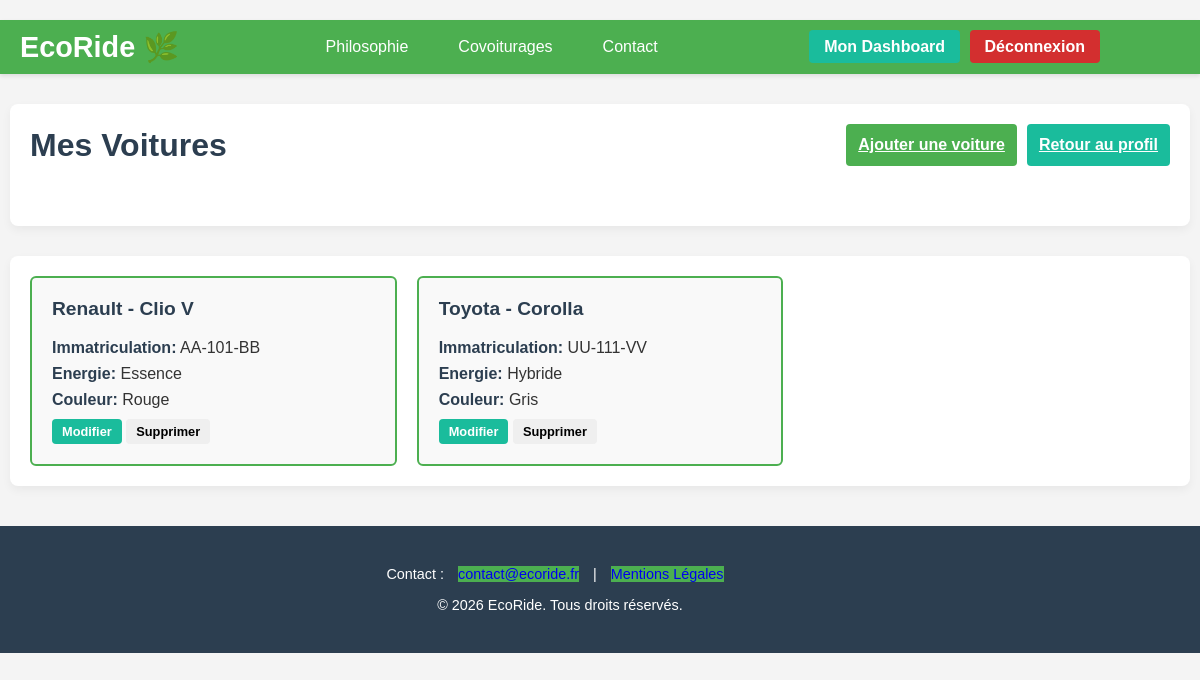
Page /public/index.php?p=utilisateurs.voitures.index (signed in) on the committed database.
### tables this page shows
CREATE TABLE IF NOT EXISTS `voiture` (
  `voiture_id` INT NOT NULL AUTO_INCREMENT,
  `modele` VARCHAR(50) NOT NULL,
  `immatriculation` VARCHAR(50) NOT NULL UNIQUE,
  `energie` VARCHAR(50) NOT NULL,
  `couleur` VARCHAR(50) NULL,
  `date_premiere_immatriculation` VARCHAR(50) NULL,  
  `marque_id` INT NOT NULL,  
  `utilisateur_id` INT NOT NULL,
  PRIMARY KEY (`voiture_id`),
  INDEX `fk_voiture_marque_detient_idx` (`marque_id` ASC),
  INDEX `fk_voiture_utilisateur_idx` (`utilisateur_id` ASC),
  CONSTRAINT `fk_voiture_marque_detient`
    FOREIGN KEY (`marque_id`)
    REFERENCES `marque` (`marque_id`),
  CONSTRAINT `fk_voiture_utilisateur` 
	FOREIGN KEY (`utilisateur_id`) 
    REFERENCES `utilisateur` (`utilisateur_id`)
);

CREATE TABLE IF NOT EXISTS `marque` (
  `marque_id` INT NOT NULL AUTO_INCREMENT,
  `libelle` VARCHAR(50) NOT NULL UNIQUE,
  PRIMARY KEY (`marque_id`)
);

### core/Controller/Controller.php (called while the page is built, shortened)
<?php
class Controller
{
    protected $viewPath;
    protected function render($view, $variables = [])
    {
        extract($variables);
        require($this->viewPath . str_replace('.', '/', $view) . '.php');
    }
}

### app/Controller/VoituresController.php (called while the page is built, shortened)
<?php
class VoituresController extends AppController
{
    public function index()
    {
        $auth = new DbAuth(App::getInstance()->getDb());
        $id = $auth->getConnectedUserId();
        $voitures = $this->Voiture->getVoituresByUserId($id);
        $this->render('utilisateurs.voitures.index', compact('voitures', 'error'));
    }
}

### core/Autoloader.php (called while the page is built, shortened)
<?php
class Autoloader
{
    static function fautoload($class)
    {
        if (strpos($class, __NAMESPACE__) === 0) {
            $class = str_replace(__NAMESPACE__ . '\\', '', $class);
            $class = str_replace('\\', '/', $class);
        }
    }
}

### app/App.php (called while the page is built, shortened)
<?php
class App
{
    private static $_instance;
    private $db_instance;
    public static function getInstance()
    {
        if (is_null(self::$_instance)) {
            self::$_instance = new App();
        }
        return self::$_instance;
    }
    public static function load()
    {
        require ROOT . '/app/Autoloader.php';
        require ROOT . '/core/Autoloader.php';
    }
    public function getDb()
    {
        $config = Config::getInstance(ROOT . '/config/config.php');
        if (is_null($this->db_instance)) {
            $this->db_instance = new MysqlDatabase($config->get('db_name'), $config->get('db_user'), $config->get('db_pass'), $config->get('db_host'));
        }
        return $this->db_instance;
    }
}

### core/Config.php (called while the page is built, shortened)
<?php
class Config
{
    private $settings;
    private static $_instance;
    private function __construct($file)
    {
        $this->settings = require($file);
    }
    public static function getInstance($file)
    {
        if (is_null(self::$_instance)) {
            self::$_instance = new Config($file);
        }
        return self::$_instance;
    }
    public function get($key)
    {
        return $this->settings[$key];
    }
}

### config/config.php (called while the page is built)
<?php
return array(
    "db_user" => "abcrdv",
    "db_pass" => "*E8D46CE25265E545D225A8A6F1BAF642FEBEE5CB",
    "db_host" => "mysql-abcrdv.alwaysdata.net",
    "db_name" => "abcrdv_ecoride_db"
);

### core/Auth/DbAuth.php (called while the page is built, shortened)
<?php
class DbAuth
{
    public function getConnectedUserId()
    {
        return $_SESSION['auth'] ?? null;
    }
}

### core/Model/Model.php (called while the page is built, shortened)
<?php
class Model
{
    protected $db;
    public function __construct(Database $db)
    {
        $this->db = $db;
    }
    public function query($statement, $attributes = null, $one = false)
    {
        $classe_name = str_replace('Model', 'Entity', get_class($this));
        if ($attributes) {
            return $this->db->prepare(
                $statement,
                $attributes,
                $classe_name,
                $one
            );
        } else {
            return $this->db->query(
                $statement,
                $classe_name,
                $one
            );
        }
    }
}

### core/Database/MysqlDatabase.php (called while the page is built, shortened)
<?php
class MysqlDatabase extends Database
{
    private $dbname;
    private $dbusername;
    private $dbpassword;
    private $dbhost;
    private $pdo;
    public function __construct($dbname = '', $dbusername = 'root', $dbpassword = '', $dbhost = 'localhost')
    {
        $this->dbname = $dbname;
        $this->dbusername = $dbusername;
        $this->dbpassword = $dbpassword;
        $this->dbhost = $dbhost;
    }
    private function getPdo()
    {
        if ($this->pdo === null) {
            $dns = 'mysql:host=' . $this->dbhost . ';dbname=' . $this->dbname;
            $pdo = new PDO($dns, $this->dbusername, $this->dbpassword);
            $pdo->setAttribute(PDO::ATTR_ERRMODE, PDO::ERRMODE_EXCEPTION);
            $this->pdo = $pdo;
        }
        return $this->pdo;
    }
    public function prepare($statement, $attributes, $class_name = null, $one = false)
    {
        $req = $this->getPdo()->prepare($statement);
        $res = $req->execute($attributes);
        if ($class_name === null) {
            $req->setFetchMode(PDO::FETCH_OBJ);
        } else {
            $req->setFetchMode(PDO::FETCH_CLASS, $class_name);
        }
        if ($one) {
            $datas = $req->fetch();
        } else {
            $datas = $req->fetchAll();
        }
        return $datas;
    }
}

### app/Model/VoitureModel.php (called while the page is built, shortened)
<?php
class VoitureModel extends Model
{
    protected $table = 'voiture';
    public function getVoituresByUserId($utilisateur_id)
    {
        return $this->query(
            "SELECT
                v.*,
                m.libelle as marque
            FROM {$this->table} v
            JOIN marque m ON v.marque_id = m.marque_id
            WHERE v.utilisateur_id = ?",
            [$utilisateur_id]
        );
    }
}

### app/Autoloader.php (called while the page is built, shortened)
<?php
class Autoloader
{
    static function fautoload($class)
    {
        if (strpos($class, __NAMESPACE__) === 0) {
            $class = str_replace(__NAMESPACE__ . '\\', '', $class);
            $class = str_replace('\\', '/', $class);
        }
    }
}

### app/Views/utilisateurs/voitures/index.php (the view, shortened to what this page needs)
<section class="presentation-section">
    <div class="presentation-content">
        <div class="dashboard-header" style="background: none; color: inherit; padding: 0; box-shadow: none; display: flex; align-items: center; justify-content: space-between; gap: 30px;">
            <h1 style="margin: 0;">Mes Voitures</h1>
            <div style="display: flex; gap: 10px;">
                <a href="index.php?p=utilisateurs.voitures.add" class="btn btn-primary" style="margin-top: 0;">Ajouter une voiture</a>
                <a href="index.php?p=utilisateurs.index" class="btn btn-secondary">Retour au profil</a>
            </div>
        </div>
    </div>
</section>
<?php if (!empty($voitures)): ?>
    <section class="presentation-section" style="margin-top: 20px;">
        <div class="presentation-content">
            <div class="voitures-list" style="text-align: left;">
                <?php foreach ($voitures as $voiture): ?>
                    <div class="voiture-item">
                        <h3><?= htmlspecialchars($voiture->marque) ?> - <?= htmlspecialchars($voiture->modele) ?></h3>
                        <p><strong>Immatriculation:</strong> <?= htmlspecialchars($voiture->immatriculation) ?></p>
                        <p><strong>Energie:</strong> <?= htmlspecialchars($voiture->energie) ?></p>
                        <p><strong>Couleur:</strong> <?= htmlspecialchars($voiture->couleur) ?></p>
                        <div class="voiture-actions">
                            <a href="index.php?p=utilisateurs.voitures.edit&id=<?= $voiture->voiture_id ?>" class="btn btn-sm btn-secondary">Modifier</a>
                            <form action="index.php?p=utilisateurs.voitures.delete" method="POST" class="delete-car-form" style="display:inline;">
                                <button type="submit" class="btn btn-sm btn-danger">Supprimer</button>
                            </form>
                        </div>
                    </div>
                <?php endforeach; ?>
            </div>
        </div>
    </section>
<?php endif; ?>

### public/css/style_app.css (style rules this page uses)
:root { --color-ecogreen: #4CAF50; --color-ecogreen-survol: #45a049; --color-ecodark: #388E3C; --color-nightblue: #2c3e50; --color-price: #1abc9c; --color-rating: #f39c12; --color-background: #f4f4f4; --color-text: #333; --color-card-bg: #ffffff; --color-border: #eee; --color-connexion: #2c3e50; }
body { font-family: Arial, sans-serif; margin: 0; padding-top: 0; background-color: var(--color-background); color: var(--color-text); }
.presentation-section { background-color: white; padding: 20px 20px; border-radius: 8px; box-shadow: 0 4px 10px rgba(0, 0, 0, 0.05); box-shadow: 0 4px 10px rgba(0, 0, 0, 0.05); margin: 30px auto; max-width: 1400px; width: 95%; display: flex; flex-direction: column; gap: 30px; align-items: center; text-align: center; }
.presentation-section h1 { margin-bottom: 2rem; color: #2c3e50; }
.presentation-content { flex: 2; width: 100%; }

### public/css/style_utilisateur.css (style rules this page uses)
.btn { padding: 12px; border: none; border-radius: 4px; font-size: 1em; font-weight: bold; cursor: pointer; transition: all 0.3s ease; }
.btn-primary { background-color: var(--color-ecogreen); color: white; margin-top: 10px; }
.btn-secondary { background-color: var(--color-price); color: white; }
.dashboard-header { background: linear-gradient(135deg, var(--color-ecogreen) 0%, var(--color-ecodark) 100%); color: white; padding: 40px 30px; border-radius: 8px; margin-bottom: 40px; }
.dashboard-header h1 { margin: 0 0 10px 0; font-size: 2em; }
.voitures-list { display: grid; grid-template-columns: repeat(auto-fill, minmax(300px, 1fr)); gap: 20px; }
.voiture-item { background-color: #f9f9f9; border: 2px solid var(--color-ecogreen); border-radius: 6px; padding: 20px; }
.voiture-item h3 { margin-top: 0; color: var(--color-nightblue); font-size: 1.2em; }
.voiture-item p { margin: 8px 0; color: var(--color-text); }
.voiture-item strong { color: var(--color-nightblue); }
.btn-sm { padding: 5px 10px; font-size: 0.8rem; border-radius: 4px; text-decoration: none; display: inline-block; }
.voiture-actions { margin-top: 10px; }

### public/css/style_trajet.css (style rules this page uses)
:root { --color-status-confirmed: #2ecc71; --color-status-pending: #e67e22; --color-status-cancelled: #e74c3c; --color-status-onboarding: #3498db; --color-disabled: #bdc3c7; --color-ecogreen: #4CAF50; --color-ecodark: #388E3C; --color-nightblue: #2c3e50; --color-price: #1abc9c; --color-rating: #f39c12; --color-background: #f4f4f4; --color-text: #333; --color-card-bg: #ffffff; --color-border: #eee; --color-white: #ffffff; --color-text-main: #333; --color-text-muted: #999999; --radius-lg: 8px; --shadow: 0 2px 8px rgba(0, 0, 0, 0.1); --transition: all 0.2s ease; }

### public/css/style_trajet_detail.css (style rules this page uses)
:root { --color-ecogreen: #4CAF50; --color-ecogreen-survol: #45a049; --color-ecodark: #388E3C; --color-nightblue: #2c3e50; --color-price: #1abc9c; --color-rating: #f39c12; --color-background: #f4f4f4; --color-text: #333; --color-card-bg: #ffffff; --color-border: #eee; --color-light-bg: #f9f9f9; }

### rows in the picture
voiture: marque.libelle "Renault", modele "Clio V", immatriculation "AA-101-BB", energie "Essence", couleur "Rouge"
voiture: marque.libelle "Toyota", modele "Corolla", immatriculation "UU-111-VV", energie "Hybride", couleur "Gris"
